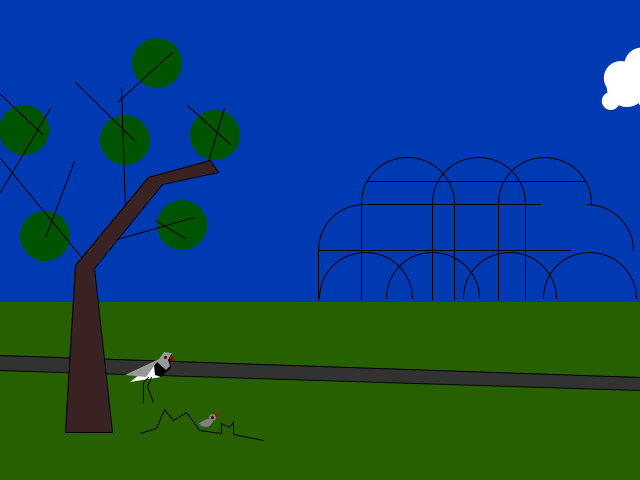
Frame 1 (no input)
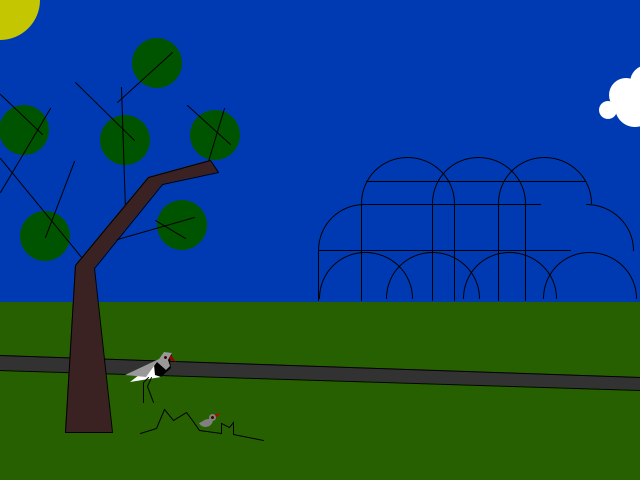
Frame 60 (the mouse pressed at the canvas centre just before this capture)
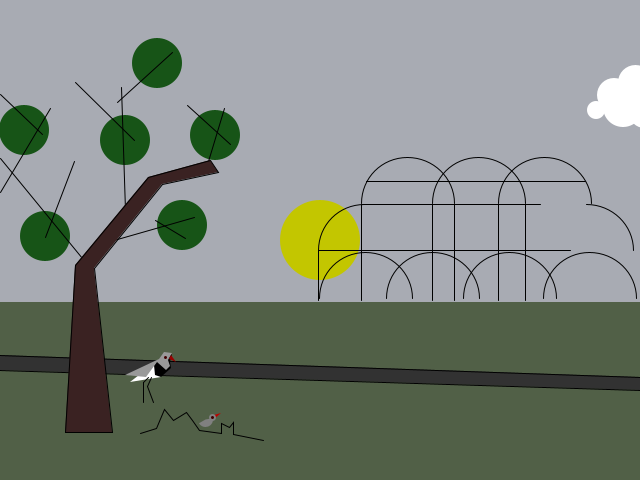
Frame 120 (the mouse held since frame 60 and released just before this capture)

The Processing sketch that drew these frames (run headless with seeded random() and noise(); from frame 60 on, the mouse is pressed at the canvas centre):

// Processing sketch: processing_104337
// ── processing_104337.pde

float y;

void setup() {
     size(640, 480);
       y =height+150;
    }
    void draw() {

  int a=255-mouseY;
  int b=179; 



  colorMode(HSB);
  background (156,a,b);
  
  stroke(255); 
y = y - 0.2; 
  if (y < -100) { y = height+200; } 


noStroke();

  fill(43,255,198);
ellipse(mouseX-40,mouseY-40,80,80);

fill(255);
ellipse(y-19,101,18,18);
ellipse(y-9,78,34,34);
ellipse(y-3,87,40,40);
ellipse(y+12,65,35,35);
ellipse(y+23,97,31,31);
ellipse(y+33,67,38,38);
ellipse(y+42,87,40,40);
ellipse(y+56,78,34,34);
ellipse(y+77,101,18,18);

ellipse(y+81,61,18,18);
ellipse(y+91,38,34,34);
ellipse(y+97,47,40,40);
ellipse(y+112,25,35,35);
ellipse(y+123,57,31,31);
ellipse(y+133,27,38,38);
ellipse(y+142,47,40,40);
ellipse(y+156,38,34,34);
ellipse(y+177,61,18,18);
  

  fill(68,a+50,96);
  rect(0, 302, 640, 180); //grama
 
  stroke(1);
  fill(50);
quad(-1, 370, 640, 390, 640, 377, -1, 355); //passeio


noStroke();
fill(85,a+170,84);
ellipseMode(CORNER);
ellipse(20, 211, 50, 50); //folhas da árvore
ellipse(-1, 105, 50, 50);
ellipse(100, 115, 50, 50);
ellipse(157, 200, 50, 50);
ellipse(190, 110, 50, 50);
ellipse(132, 38, 50, 50);

stroke(0);
line(82, 258, 0, 158); //galhos da árvore
line(45, 237, 74, 161);
line(0, 192, 50, 108);
line(42, 134, 0, 94);
line(125, 210, 121, 87);
line(134, 140, 75, 82);
line(117, 102, 172, 52);
line(205, 171, 224, 108);
line(230, 144, 187, 105);
line(110, 241, 194, 217);
line(155, 220, 185, 238);

  fill(0,105,58);
beginShape(); //tronco da árvore
vertex(65, 432);
vertex(112, 432);
vertex(94, 268);
vertex(162, 184);
vertex(218, 172);
vertex(210, 160);
vertex(148, 177);
vertex(75, 265);
vertex(65, 432);
endShape(CLOSE);
  
  //a estufa começa aqui
  
  noFill();
  arc(361, 157, 93, 93, radians(180), radians(360), OPEN);  
  arc(432, 157, 93, 93, radians(180), radians(360), OPEN);
  arc(498, 157, 93, 93, radians(180), radians(360), OPEN);
  
  arc(319, 252, 93, 93, radians(180), radians(360), OPEN);
  arc(386, 252, 93, 93, radians(180), radians(360), OPEN);
  arc(463, 252, 93, 93, radians(180), radians(360), OPEN);
  arc(543, 252, 93, 93, radians(180), radians(360), OPEN);

 arc(318, 204, 93, 93, radians(180), radians(270), OPEN);
 arc(540, 204, 93, 93, radians(270), radians(360), OPEN);
 
    line(366,181,585,181);
 line(362,204,540,204); //horizontais de cima pra baixo
   line(318,250,570,250);
   
   line(318,250,318,300); //verticais, da esq. pra dir.
  line(361,204,361,300);
    line(432,204,432,300);
            line(454,204,454,300);
            line(498,204,498,300);
        line(525,204,525,300);

//ninho
noFill();
beginShape();
vertex(140, 433);
vertex(156, 428);
vertex(164, 409);
vertex(173, 420);
vertex(186, 412);
vertex(192, 420);
vertex(199, 430);
vertex(221, 433);
vertex(221, 423);
vertex(229, 427);
vertex(233, 422);
vertex(233, 434);
vertex(263, 440);
endShape();

//quero-querinho


      noStroke();
    fill(0,255,192);
    triangle(214,419,221,413,214,415);
    fill(128);
    arc(198,412, 15, 15, radians(-10), radians(150));
  ellipse(209, 414, 7, 7);
  stroke(0,255,64);
  strokeWeight(3);
  point(212,417);
  
  //quero-quero
 
noStroke();
fill(255);
triangle(130,382,161,377,157,361);
fill(0);
beginShape();
vertex(155, 375);
vertex(161, 377);
vertex(171, 368);
vertex(170, 362);
vertex(172, 354);
vertex(157, 361);
vertex(154, 365);
endShape();
fill(153);
beginShape();
vertex(125, 375);
vertex(146, 377);
vertex(157, 362);
vertex(166, 370);
vertex(170, 366);
vertex(168, 360);
vertex(172, 353);
vertex(164, 352);
vertex(159, 359);
endShape();
  stroke(0,255,64);
  strokeWeight(3);
  point(165,357);
  noStroke();
     fill(0,255,153);
    triangle(169,359,176,362,171, 355);
  stroke(0);
    strokeWeight(1);
  line(153,402,147,386);
    line(147,386,151,377);
    line(143,402,143,382);
    line(143,382,148,377);
    }
